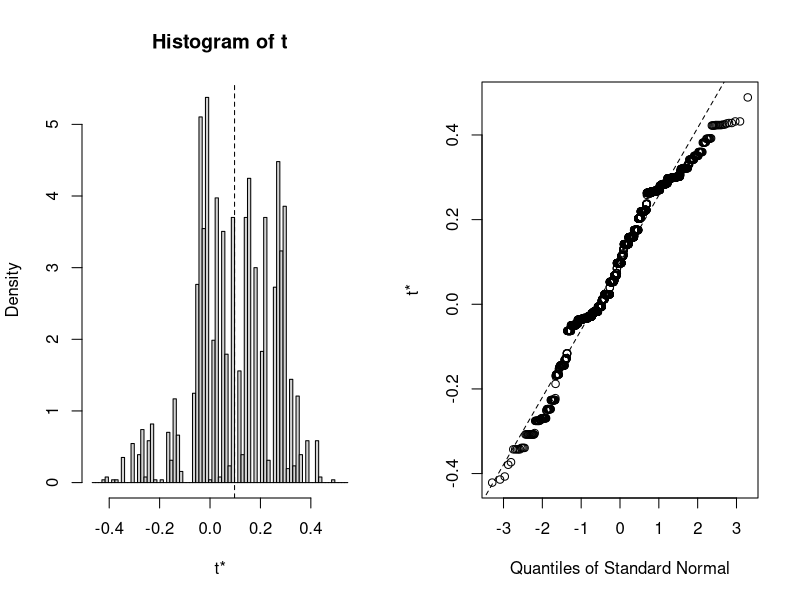

This figure's R source:
library(boot)

samplemedian <- function(x,d){
  return(median(x[d]))
}

data <- rnorm(50)
# data是原始数据
# samplemedian是一个计算统计量的函数
#   第一个参数是原始数据
#   第二个参数是数据的频数 或 权重 (猜测这个参数代表的默认权重相等)
b <- boot(data, samplemedian, R=2000)
cat("Sample median has a sigma of ", sd(b$t[,1]), "\n")
plot(b)

boot.ci(b, conf = 0.99, type = "basic")
